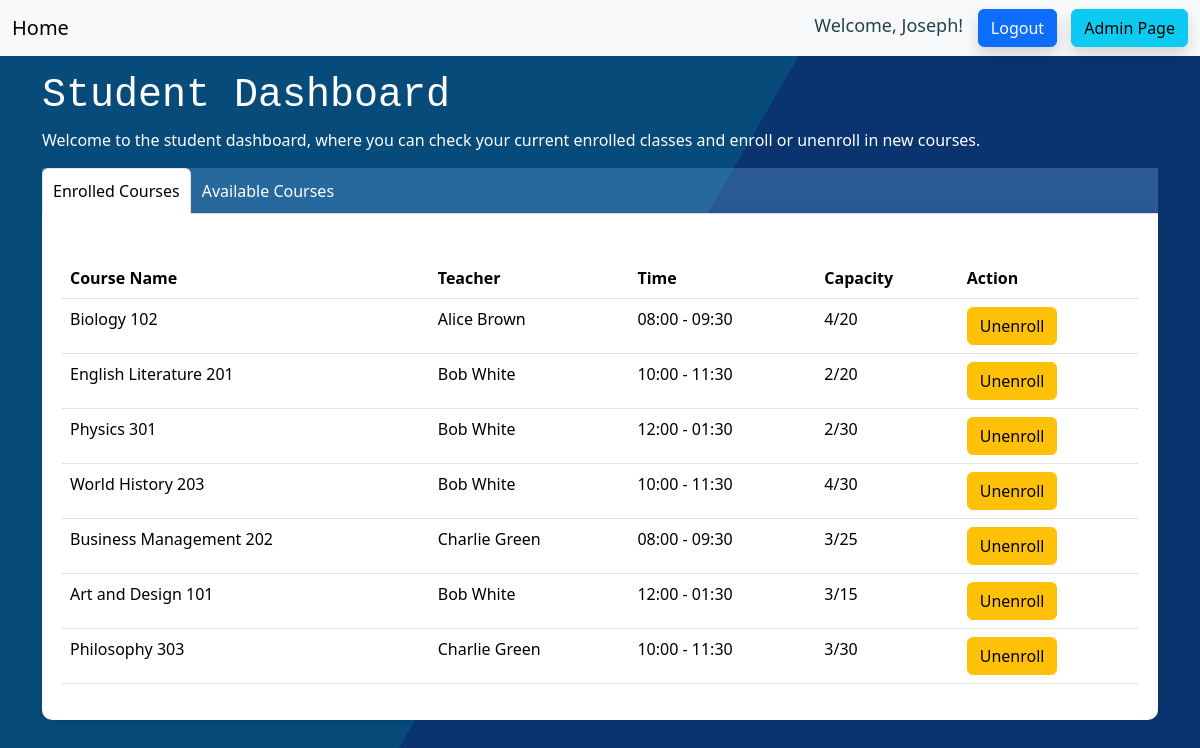
Page /courses (signed in) on the committed database.
### app/models.py (models this page shows, shortened)
class User(db.Model, UserMixin): # UserMixin will give us the default implementations of the functions that we need to have in the User class for flask_login to work
    id = db.Column(db.Integer, primary_key=True)
    username = db.Column(db.String(30), unique=True, nullable=False)
    first_name = db.Column(db.String(30), nullable=False)
    last_name = db.Column(db.String(30), nullable=False)
    email = db.Column(db.String(120), unique=True, nullable=False)
    password_hash = db.Column(db.String(60), nullable=False)
    status = db.Column(db.String(30), nullable=False, default='student')
    enrolled_classes = db.relationship('Enrollment', back_populates='student')
    taught_classes = db.relationship('Class', backref='teacher')
    @property # this is a decorator, it will allow us to access the function as an attribute
    def password(self): # this function will return the password
        return self.password

class Class(db.Model): # this line will create the Class model
    id = db.Column(db.Integer, primary_key=True) # this line will create the id column
    name = db.Column(db.String(100), nullable=False) # this line will create the name column
    time = db.Column(db.String(50), nullable=False)
    capacity = db.Column(db.Integer, nullable=False)
    teacher_id = db.Column(db.Integer, db.ForeignKey('user.id'))
    enrollments = db.relationship('Enrollment', back_populates='class_')
    time = db.Column(db.String(50), nullable=False)
    capacity = db.Column(db.Integer, nullable=False)
    teacher_id = db.Column(db.Integer, db.ForeignKey('user.id'))
    enrollments = db.relationship('Enrollment', back_populates='class_')

### app/routes.py (the view)
@app.route('/courses')
@login_required  # Ensure the user is logged in
def show_courses():
    if current_user.status == 'teacher':
        courses = Class.query.filter(Class.teacher_id == current_user.id).all()
        return render_template('teacher.html', courses=courses)
    elif current_user.status == 'student':
        enrolled_courses = Class.query.join(Enrollment, Class.id == Enrollment.class_id)\
                                      .filter(Enrollment.student_id == current_user.id).all()
        all_courses = Class.query.all()
        enrolled_course_ids = [course.id for course in enrolled_courses]
        available_courses = [course for course in all_courses if course.id not in enrolled_course_ids]
        return render_template('student.html', enrolled_courses=enrolled_courses, available_courses=available_courses)
    elif current_user.status == 'admin':
        return render_template('home.html')
    else:
        return redirect(url_for('home'))

### app/models.py (called while the page is built)
@login_manager.user_loader # this is a decorator, it will allow us to access the function as an attribute
def load_user(user_id): # this function will load the user
    return User.query.get(int(user_id)) # this line will return the user

### app/templates/student.html (shortened to what this page needs)
{% extends 'base.html' %} {% block title %} Student Dashboard {% endblock %} {% block content %}
<link rel="stylesheet" href="{{ url_for('static', filename='css/style.css') }}">
<div class="container">
  <div class="row">
    <div class="col-md-12">
      <h1 class="title-text">Student Dashboard</h1>
      <div class="title-text">Welcome to the student dashboard, where you can check your current enrolled classes and enroll or unenroll in new courses.</div>
    </div>
  </div>
  <ul class="nav nav-tabs" id="dashboardTabs" role="tablist">
    <li class="nav-item">
      <a class="nav-link active" id="enrolled-tab" data-toggle="tab" href="#enrolled" role="tab" aria-controls="enrolled" aria-selected="true">Enrolled Courses</a>
    </li>
    <li class="nav-item">
      <a class="nav-link" id="available-tab" data-toggle="tab" href="#available" role="tab" aria-controls="available" aria-selected="false">Available Courses</a>
    </li>
  </ul>
  <div class="tab-content-wrapper">
    <div class="tab-content" id="dashboardTabsContent">
      <div class="tab-pane fade show active" id="enrolled" role="tabpanel" aria-labelledby="enrolled-tab">
        <div class="table-responsive mt-4">
          <table class="table table-hover">
            <thead>
              <tr>
                <th>Course Name</th>
                <th>Teacher</th>
                <th>Time</th>
                <th>Capacity</th>
                <th>Action</th>
              </tr>
            </thead>
            <tbody> {% for course in enrolled_courses %} <tr>
                <td>{{ course.name }}</td>
                <td>{{ course.teacher.first_name }} {{ course.teacher.last_name }}</td>
                <td>{{ course.time }}</td>
                <td>{{ course.enrollments|length }}/{{ course.capacity }}</td>
                <td>
                  <button class="btn btn-warning" onclick="location.href='/unenroll?courseId={{ course.id }}'">Unenroll</button>
                </td>
              </tr> {% endfor %} </tbody>
          </table>
        </div>
      </div>
    </div>
  </div> {% endblock %}

### app/templates/base.html (shortened to what this page needs)
<!DOCTYPE html>
<html lang="en">
  <head>
    <link rel="stylesheet" href="{{ url_for('static', filename='css/style.css') }}">
    <link href="https://cdn.jsdelivr.net/npm/bootstrap@5.3.3/dist/css/bootstrap.min.css" rel="stylesheet">
  </head>
  <body>
    <nav class="navbar bg-body-tertiary">
      <div class="container-fluid">
        <a class="navbar-brand" href="/">Home</a>
        <div> {% if current_user.is_authenticated %} <a>
            <span style="width: 192.75px;color: rgb(35,66,75);font-size: 18px; text-align: center;"> Welcome, {{ current_user.first_name }}! </span>
          </a>
          <a class="btn btn-primary shadow" style="margin-left: 10px;" role="button" href="{{ url_for('logout') }}">Logout</a>
          <a class="btn btn-info shadow" style="margin-left: 10px;" role="button" href="/admin">Admin Page</a> {% else %} <a class="btn btn-primary shadow" style="margin-right: 20px;" role="button" href="{{ url_for('login') }}">Login</a>
          <a class="btn btn-secondary shadow" role="button" href="{{ url_for('signup') }}">Sign up</a> {% endif %}
        </div>
      </div>
    </nav>
    <main> {% block content %} {% endblock %} </main>
  </body>
</html>

### app/static/css/style.css (style rules this page uses)
html { height: 100%; }
.title-text { color: white; }
body { margin: 0; background-image: linear-gradient( -60deg, rgb(9, 52, 111) 50%, rgb(6, 75, 122) 50% ); }
h1 { font-family: monospace; }
.table th, .table td { border: yes; }
.nav-tabs { background-color: rgba( 121, 175, 237, 0.3 ); }
.nav-link { color: rgb(255, 255, 255); border-radius: 10px 10px 0 0; padding: 10px; }
.tab-content-wrapper { background-color: white; border-radius: 0 0 10px 10px; padding: 20px; box-shadow: 0 0 10px rgba(0, 0, 0, 0.1); margin-top: 0px; }

### rows in the picture
User: first_name "Joseph"
Class: name "Biology 102", teacher.first_name "Alice", teacher.last_name "Brown", time "08:00 - 09:30", enrollments|length "4", capacity "20"
Class: name "English Literature 201", teacher.first_name "Bob", teacher.last_name "White", time "10:00 - 11:30", enrollments|length "2", capacity "20"
Class: name "Physics 301", teacher.first_name "Bob", teacher.last_name "White", time "12:00 - 01:30", enrollments|length "2", capacity "30"
Class: name "World History 203", teacher.first_name "Bob", teacher.last_name "White", time "10:00 - 11:30", enrollments|length "4", capacity "30"
Class: name "Business Management 202", teacher.first_name "Charlie", teacher.last_name "Green", time "08:00 - 09:30", enrollments|length "3", capacity "25"
Class: name "Art and Design 101", teacher.first_name "Bob", teacher.last_name "White", time "12:00 - 01:30", enrollments|length "3", capacity "15"
Class: name "Philosophy 303", teacher.first_name "Charlie", teacher.last_name "Green", time "10:00 - 11:30", enrollments|length "3", capacity "30"
